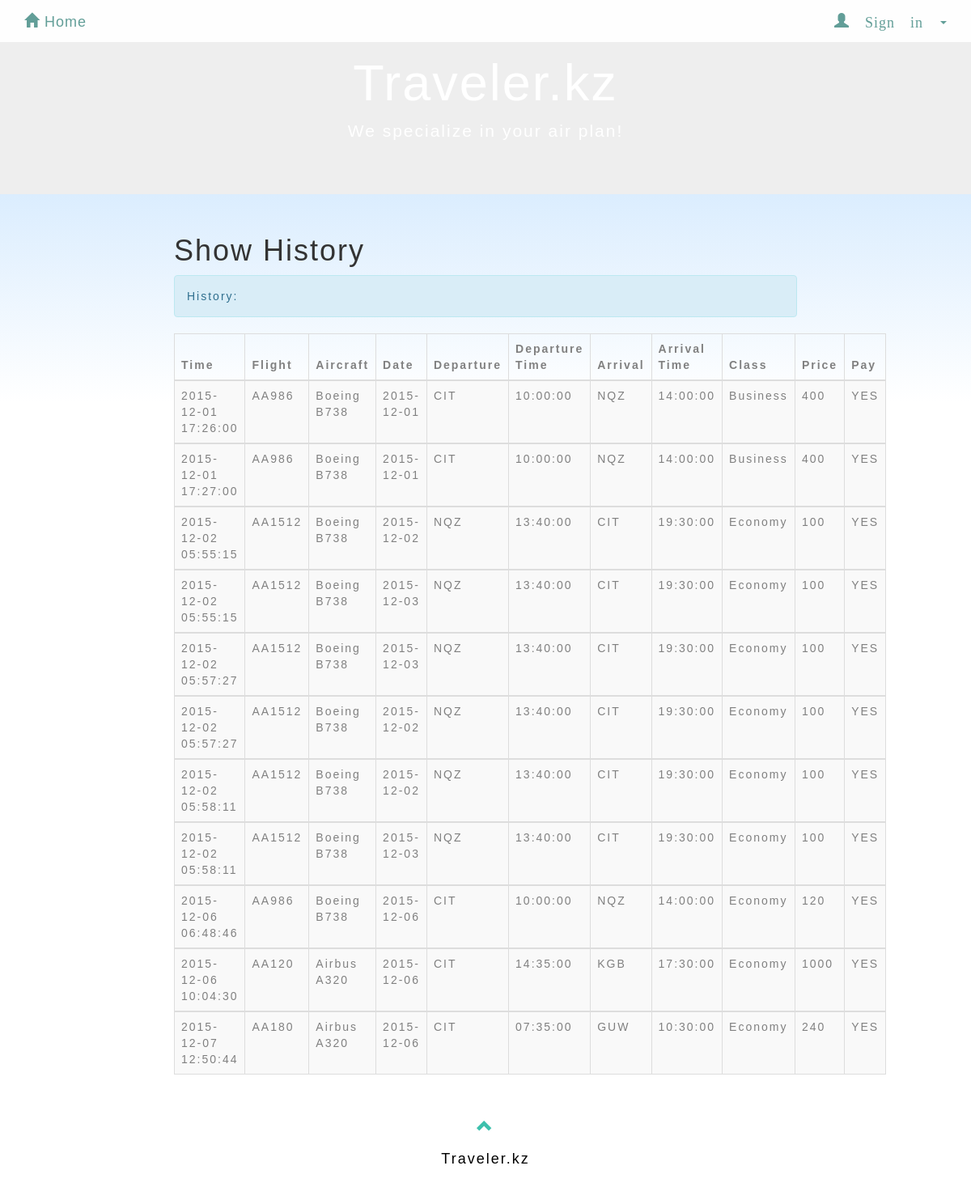
The app's page /showhistory.php (signed in) with its own data.
### tables this page shows
CREATE TABLE `flight` (
  `number` varchar(20) NOT NULL,
  `airplane_id` varchar(10) NOT NULL,
  `departure` varchar(10) NOT NULL,
  `d_time` time NOT NULL,
  `arrival` varchar(10) NOT NULL,
  `a_time` time NOT NULL
);

CREATE TABLE `book` (
  `ID` int(11) NOT NULL,
  `time` datetime NOT NULL,
  `date` date NOT NULL,
  `flightno` varchar(10) NOT NULL,
  `username` varchar(45) NOT NULL,
  `classtype` varchar(20) NOT NULL,
  `paid` int(1) DEFAULT 0
);

CREATE TABLE `airplane` (
  `ID` varchar(10) NOT NULL,
  `type` varchar(10) NOT NULL,
  `company` varchar(20) NOT NULL
);

CREATE TABLE `class` (
  `number` varchar(10) NOT NULL,
  `name` varchar(20) NOT NULL,
  `capacity` int(11) NOT NULL,
  `price` float NOT NULL
);

### showhistory.php (the view, shortened to what this page needs)
<?php
$user = $_SESSION['user'];
?>
<!DOCTYPE html>
<html>
<html lang="en">
<head>
  <link rel="stylesheet" href="http://maxcdn.bootstrapcdn.com/bootstrap/3.3.5/css/bootstrap.min.css">
  <link rel="stylesheet" href="forcompany.css">
  <link rel="stylesheet" href="homepage.css">
  <link rel="stylesheet" href="AdminSignin.css">
</head>
<body>
<div class="jarallax" data-jarallax-video="https://vimeo.com/299489905">
  <nav class="navbar navbar-default navbar-fixed-top">
    <div class="container">
      <div class="navbar-header">
        <a class="navbar-brand" href="homepage.html"><span class="glyphicon glyphicon-home"></span> Home</a>
      </div>
      <div class="collapse navbar-collapse" id="myNavbar">
        <ul class="nav navbar-nav navbar-right">
          <li class="dropdown" id = "new">
            <a class="dropdown-toggle" data-toggle="dropdown" href="#"><span class="glyphicon glyphicon-user"> Sign in&nbsp;</span><span class="caret"></span>
            </a>
              </li>
            </ul>
      </div>
    </div>
  </nav>
<div class="jumbotron text-center">
        <h1>Traveler.kz</h1>
        <p>We specialize in your air plan!</p>
</div>
<div class="container-fluid text-center">
  <div class="row content">
    <div class="col-sm-2 sidenav">
    </div>
    <div class="col-sm-8 text-left">
      <h1>Show History</h1>
<?php
include_once 'dbconnect2.php';
$sql = "SELECT FL.number AS FLnumber, company, type, time, B.date,  departure, d_time, arrival, a_time, C.name AS classname, price, paid
            FROM flight FL,  class C, airplane AP , book B
            WHERE (FL.number = C.number) AND (B.flightno = c.number) AND (classtype = C.name) AND (FL.airplane_id = AP.ID)
            AND  B.username = '$user' AND paid = '1'
            ORDER BY time";
$result = mysqli_query($con,$sql);
$rowcount = mysqli_num_rows($result);
    if($rowcount == 0){
        echo "<div class='alert alert-info'><strong>Nothing in the history.</strong></div>";
    }
    else{
    echo "<div class='alert alert-info'>History:</div>";
    echo "<table class='table table-bordered table-striped table-hover'>
          <thead>
          <tr>
            <th>Time</th>
            <th>Flight</th>
            <th>Aircraft</th>
            <th>Date</th>
            <th>Departure</th>
            <th>Departure Time</th>
            <th>Arrival</th>
            <th>Arrival Time</th>
            <th>Class</th>
            <th>Price</th>
            <th>Pay</th>
          </tr>
          </thead>";
    while($row = mysqli_fetch_array($result)) {
        echo "<tbody><tr>";
        echo "<td>" . $row['time'] . "</td>";
        echo "<td>" . $row['FLnumber'] . "</td>";
        echo "<td>" . $row['company']." ".$row['type']. "</td>";
        echo "<td>" . $row['date'] . "</td>";
        echo "<td>" . $row['departure'] . "</td>";
        echo "<td>" . $row['d_time'] . "</td>";
        echo "<td>" . $row['arrival'] . "</td>";
        echo "<td>" . $row['a_time'] . "</td>";
        echo "<td>" . $row['classname'] . "</td>";
        echo "<td>" . $row['price'] . "</td>";
        if($row['paid'] == 1){
            echo "<td>YES</td>";
        }
        echo "</tr>";
    }
    echo " </tbody></table>";
    }
?>
    </div>
  </div>
</div>
<footer class="container-fluid text-center">
        <a href="#signUpPage" title="To Top">
            <span class="glyphicon glyphicon-chevron-up"></span>
        </a>
        <p>Traveler.kz</p>
</footer>
</body>
</html>

### forcompany.css (style rules this page uses)
.jumbotron { color: #ffffff; }
.navbar { margin-bottom: 0; background-color: #ffffff; border: 0; font-size: 18px !important; letter-spacing: 2px; opacity: 0.9; }
.navbar li a, .navbar .navbar-brand { color: #53958e !important; }
footer { color: #000000; padding: 32px; font-size: 18px; }
footer .glyphicon { font-size: 20px; margin-bottom: 20px; color: rgb(40, 186, 164); opacity: 0.9; }
body { font-family: 'Abel', sans-serif; letter-spacing:2px; }
.container { font-family: 'Abel', sans-serif; letter-spacing: 1px; }

### homepage.css (style rules this page uses)
html { height: 100%; margin:0; padding:0; font-size: large; font-family: 'Lora', serif; }
body { height: 100%; margin: 0; background-repeat: no-repeat; background-attachment: fixed; background-image: linear-gradient(#b9dcfd, white, white, white); }

### admin/AdminSignin.css (style rules this page uses)
th { width: 50px; height: 10px; color: gray; }
td { color: gray; }

### records on screen
flight: book.time "2015-12-01 17:26:00", number "AA986", airplane.company "Boeing", airplane.type "B738", book.date "2015-12-01", departure "CIT", d_time "10:00:00", arrival "NQZ", a_time "14:00:00", class.name "Business", class.price "400", book.time "2015-12-01 17:27:00", book.time "2015-12-06 06:48:46", book.date "2015-12-06", class.name "Economy", class.price "120"
flight: book.time "2015-12-02 05:55:15", number "AA1512", airplane.company "Boeing", airplane.type "B738", book.date "2015-12-02", departure "NQZ", d_time "13:40:00", arrival "CIT", a_time "19:30:00", class.name "Economy", class.price "100", book.date "2015-12-03", book.time "2015-12-02 05:57:27", book.time "2015-12-02 05:58:11"
flight: book.time "2015-12-06 10:04:30", number "AA120", airplane.company "Airbus", airplane.type "A320", book.date "2015-12-06", departure "CIT", d_time "14:35:00", arrival "KGB", a_time "17:30:00", class.name "Economy", class.price "1000"
flight: book.time "2015-12-07 12:50:44", number "AA180", airplane.company "Airbus", airplane.type "A320", book.date "2015-12-06", departure "CIT", d_time "07:35:00", arrival "GUW", a_time "10:30:00", class.name "Economy", class.price "240"
